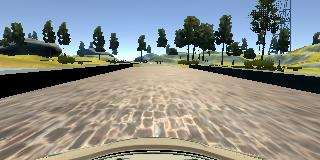
#> input picture Udacity_exp/udacity_sample.jpg, 320 x 160 px
$ python -i utils.py   (imports and definitions only)
#> lines starting #> are read from the running program, lines starting #| are printed output that depends on the picture
'''
The code in this file is adapted from https://github.com/naokishibuya/car-behavioral-cloning.
'''
import cv2, os
import numpy as np
import matplotlib.image as mpimg


IMAGE_HEIGHT, IMAGE_WIDTH, IMAGE_CHANNELS = 66, 200, 3
INPUT_SHAPE = (IMAGE_HEIGHT, IMAGE_WIDTH, IMAGE_CHANNELS)


# [5 lines left out: function load_image, not called in this run]


def crop(image):
    """
    Crop the image (removing the sky at the top and the car front at the bottom)
    """
    return image[60:-25, :, :] # remove the sky and the car front
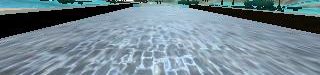
#> returned value: shape (75, 320, 3); mean of channels 0, 1, 2 147.8, 136.5, 116.4; drawn as B, G, R


def resize(image):
    """
    Resize the image to the input shape used by the network model
    """
    return cv2.resize(image, (IMAGE_WIDTH, IMAGE_HEIGHT), cv2.INTER_AREA)
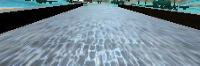
#> returned value: shape (66, 200, 3); mean of channels 0, 1, 2 147.7, 136.4, 116.3; drawn as B, G, R


def rgb2yuv(image):
    """
    Convert the image from RGB to YUV (This is what the NVIDIA model does)
    """
    return cv2.cvtColor(image, cv2.COLOR_RGB2YUV)
#> returned value: shape (66, 200, 3); mean of channels 0, 1, 2 137.5, 117.6, 136.9


def preprocess(image):
    """
    Combine all preprocess functions into one
    """
    image = crop(image)
    image = resize(image)
    image = rgb2yuv(image)
    return image


# [111 lines left out: functions choose_image, random_flip, random_translate, random_shadow, random_brightness, augument and 1 more, not called in this run]

>>> import cv2
>>> picture = cv2.cvtColor(cv2.imread('udacity_sample.jpg'), cv2.COLOR_BGR2RGB)
>>> result = preprocess(picture)
